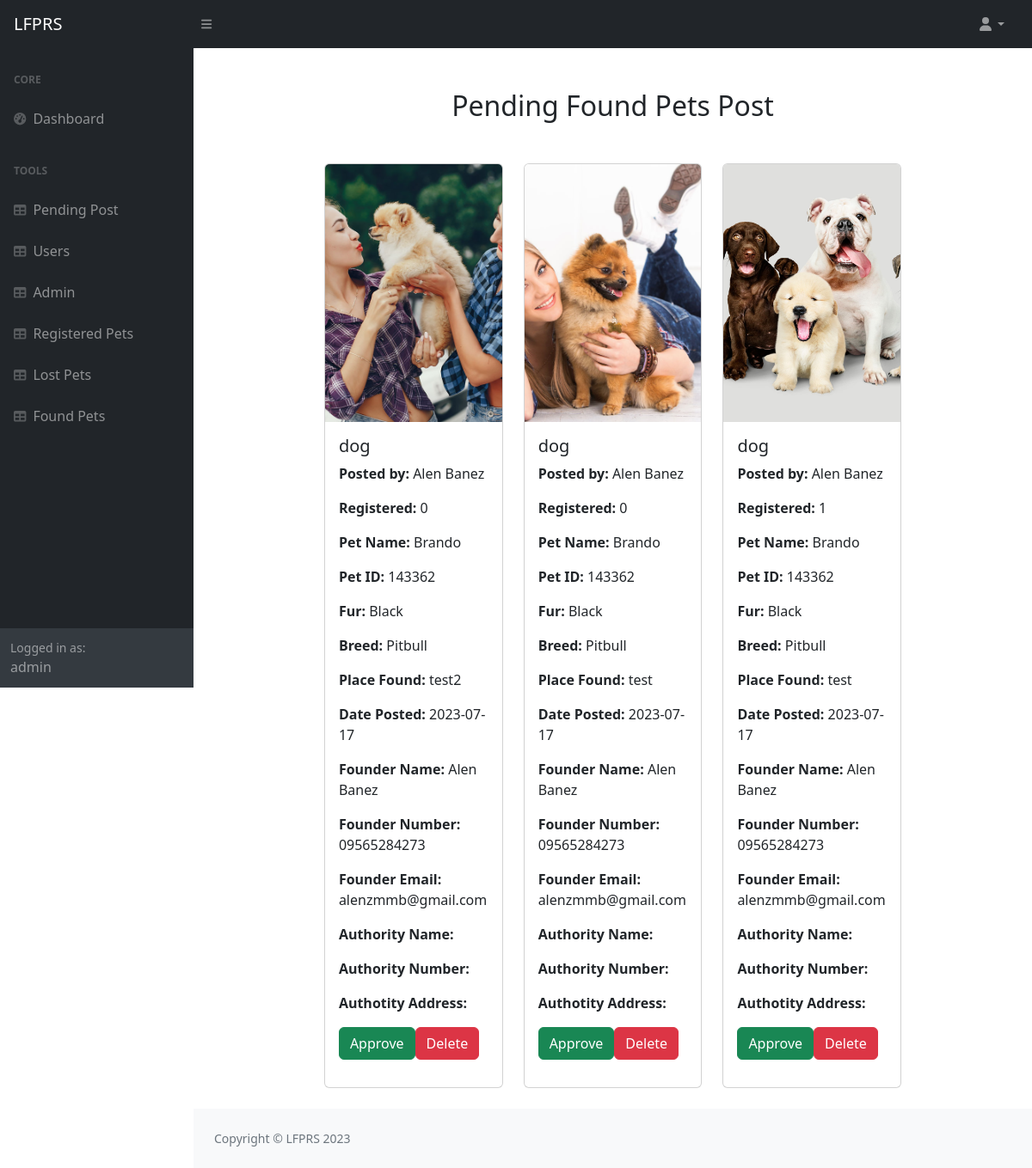
Before: /admin/pendingfound.php (signed in) with the older database file.
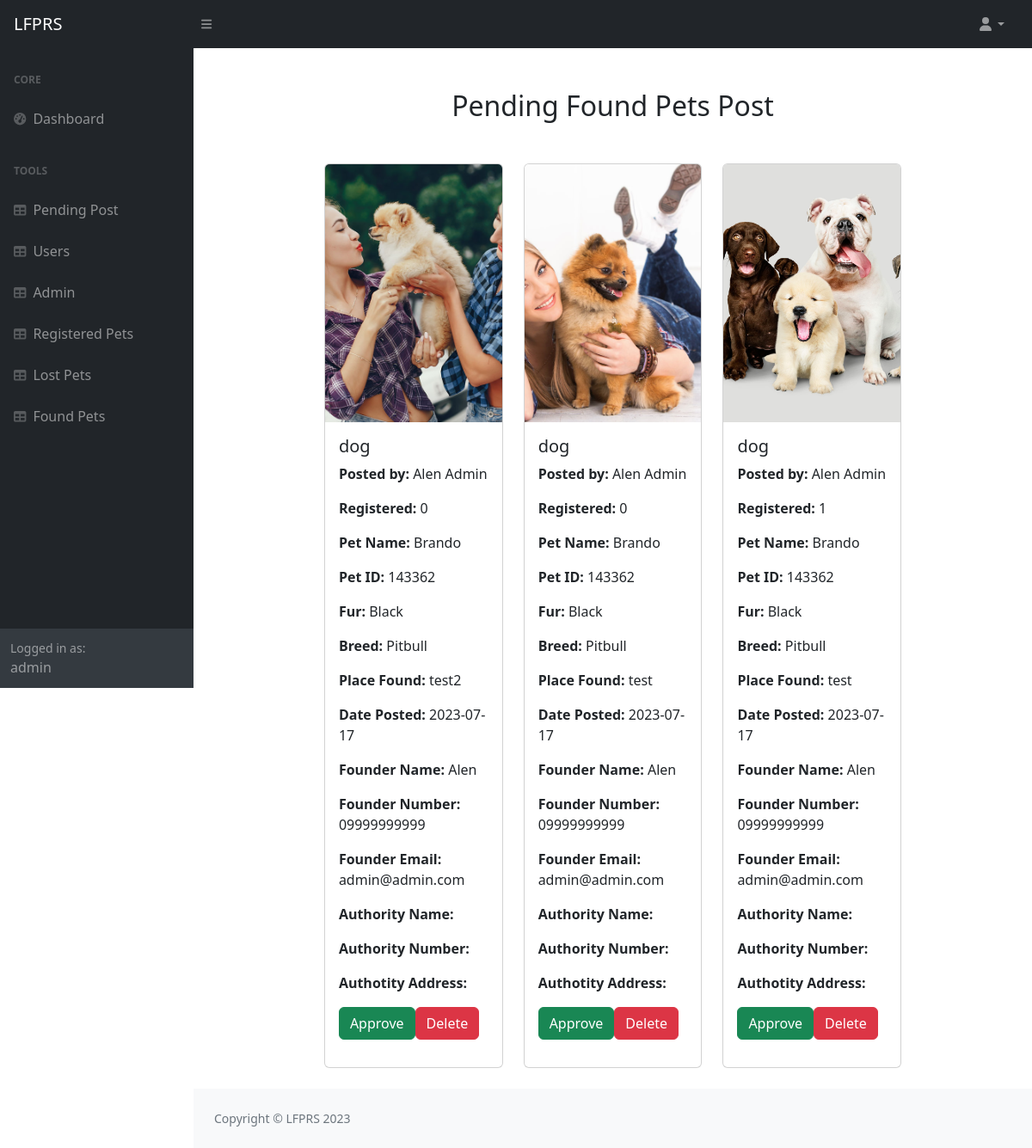
After: the same page with the newer database file.
### tables this page shows
CREATE TABLE `reportfoundpet` (
  `id` int(11) NOT NULL,
  `registered` int(11) NOT NULL,
  `userid` int(11) NOT NULL,
  `petid` varchar(255) NOT NULL,
  `petname` varchar(255) NOT NULL,
  `pet` varchar(255) NOT NULL,
  `fur` varchar(255) NOT NULL,
  `breed` varchar(255) NOT NULL,
  `petimage` varchar(255) NOT NULL,
  `placefound` varchar(255) NOT NULL,
  `foundername` varchar(255) NOT NULL,
  `foundercontact` varchar(255) NOT NULL,
  `founderemail` varchar(255) NOT NULL,
  `surrender` int(11) NOT NULL,
  `authorityname` varchar(255) NOT NULL,
  `authoritycontact` varchar(255) NOT NULL,
  `authorityaddress` varchar(255) NOT NULL,
  `approved` tinyint(4) NOT NULL DEFAULT 1,
  `date` date NOT NULL,
  `expirationdate` date NOT NULL
);

CREATE TABLE `users` (
  `id` int(11) NOT NULL,
  `firstname` varchar(255) NOT NULL,
  `lastname` varchar(255) NOT NULL,
  `email` varchar(255) NOT NULL,
  `phonenumber` varchar(255) NOT NULL,
  `address` varchar(255) NOT NULL,
  `password` varchar(255) NOT NULL,
  `verification_code` varchar(255) NOT NULL,
  `is_verified` tinyint(4) DEFAULT 0
);

### admin/pendingfound.php (the view, shortened to what the changed rows need)
<?php
        include("../config.php");
        ?>
<!DOCTYPE html>
<html lang="en">
    <head>
        <link href="https://cdn.jsdelivr.net/npm/simple-datatables@7.1.2/dist/style.min.css" rel="stylesheet" />
        <link href="css/styles.css" rel="stylesheet" />
    </head>
    <body class="sb-nav-fixed">
        <div id="layoutSidenav">
            <div id="layoutSidenav_content">
                <main>
                    <div class="container-fluid px-4">
                            <h2 class='text-center mb-5 mt-5'>Pending Found Pets Post </h2>
<?php
$sql = "SELECT r.id, r.registered, r.petname, r.petid, r.pet, r.fur, r.breed, r.petimage, r.placefound, r.date, r.expirationdate, r.userid, r.surrender, r.foundername, r.foundercontact, r.founderemail, r.authorityname, r.authoritycontact, r.authorityaddress, u.firstname, u.lastname
        FROM reportfoundpet r
        INNER JOIN users u ON r.userid = u.id
        ORDER BY r.date DESC";
$result = $db->query($sql);
?>
<div class="container ">
    <div class="row justify-content-center">
        <?php while ($row = $result->fetch_assoc()) : ?>
            <div class="col-md-3 mb-4">
                <div class="card">
                <img src="../<?php echo $row['petimage']; ?>" class="card-img-top col-md-2 fixed-image" alt="Pet Image">
                    <div class="card-body">
                        <h5 class="card-title"><?php echo $row['pet']; ?></h5>
                        <p class="card-text"><strong>Posted by:</strong> <?php echo $row['firstname'] . ' ' . $row['lastname']; ?></p>
                        <p class="card-text"><strong>Registered:</strong> <?php echo $row['registered']; ?></p>
                        <p class="card-text"><strong>Pet Name:</strong> <?php echo $row['petname']; ?></p>
                        <p class="card-text"><strong>Pet ID:</strong> <?php echo $row['petid']; ?></p>
                        <p class="card-text"><strong>Fur:</strong> <?php echo $row['fur']; ?></p>
                        <p class="card-text"><strong>Breed:</strong> <?php echo $row['breed']; ?></p>
                        <p class="card-text"><strong>Place Found:</strong> <?php echo $row['placefound']; ?></p>
                        <p class="card-text"><strong>Date Posted:</strong> <?php echo $row['date']; ?></p>
                        <p class="card-text"><strong>Founder Name:</strong> <?php echo $row['foundername']; ?></p>
                        <p class="card-text"><strong>Founder Number:</strong> <?php echo $row['foundercontact']; ?></p>
                        <p class="card-text"><strong>Founder Email:</strong> <?php echo $row['founderemail']; ?></p>
                        <p class="card-text"><strong>Authority Name:</strong> <?php echo $row['authorityname']; ?></p>
                        <p class="card-text"><strong>Authority Number:</strong> <?php echo $row['authoritycontact']; ?></p>
                        <p class="card-text"><strong>Authotity Address:</strong> <?php echo $row['authorityaddress']; ?></p>
                        <div class="btn-group" role="group">
                            <form action="#" method="post" class="mr-2" onsubmit="return confirm('Are you sure you want to approve this?');">
                                <button type="submit" name="approve1" class="btn btn-success">Approve</button>
                            </form>
                            <form action="#" method="post" onsubmit="return confirm('Are you sure you want to remove this?');">
                                <button type="submit" name="delete1" class="btn btn-danger">Delete</button>
                            </form>
                        </div>
                    </div>
                </div>
            </div>
        <?php endwhile; ?>
    </div>
</div>
                    </div>
                </main>
            </div>
        </div>
    </body>
</html>

Changed rows visible on the page:
changed reportfoundpet "test2": userid.lastname "Banez" → "Admin"; foundername "Alen Banez" → "Alen"; foundercontact "09565284273" → "09999999999"; founderemail "alenzmmb@gmail.com" → "admin@admin.com"
changed reportfoundpet (number 2 of 3 on the later page): userid.lastname "Banez" → "Admin"; foundername "Alen Banez" → "Alen"; foundercontact "09565284273" → "09999999999"; founderemail "alenzmmb@gmail.com" → "admin@admin.com"
changed reportfoundpet (number 3 of 3 on the later page): userid.lastname "Banez" → "Admin"; foundername "Alen Banez" → "Alen"; foundercontact "09565284273" → "09999999999"; founderemail "alenzmmb@gmail.com" → "admin@admin.com"
